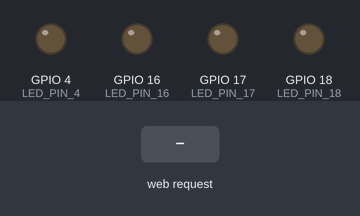
Simulated run of this sketch. Board: ESP32. On the bench: output pins drawn as LEDs (lit = HIGH). The test bench sets the inputs (shaded band). WiFi joins after 1.5 s; servers stay silent unless stated; what the sketch prints to the serial monitor is not drawn.

Above: at 2.7 s.
2.8 s: HTTP request GET /16/on received
At 3.2 s:
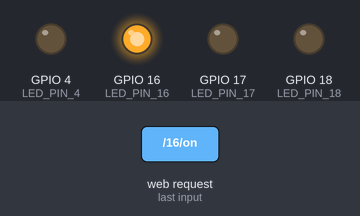
4.3 s: HTTP request GET /17/on received
At 5.5 s:
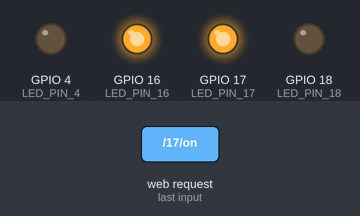
5.8 s: HTTP request GET /16/off received
At 6.7 s:
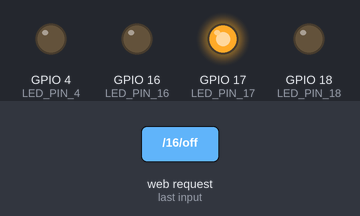
7.3 s: HTTP request GET /4/on received
At 7.8 s:
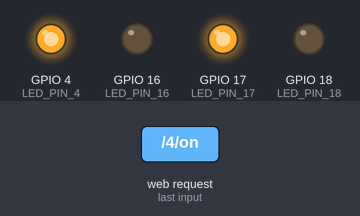
8.8 s: HTTP request GET /17/off received
At 10.0 s:
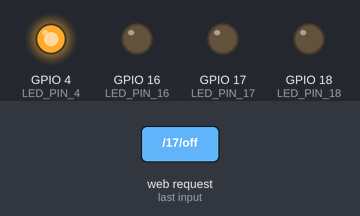
10.3 s: HTTP request GET /18/on received
At 11.3 s:
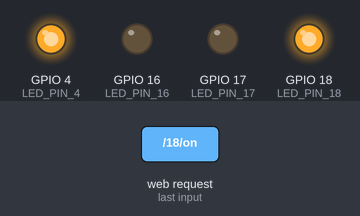
Timing chart, 0 to 12.8 s (numbered marks = the images above; inputs shaded):
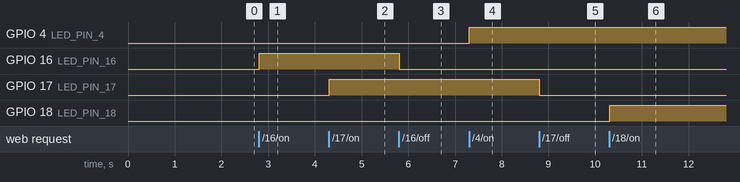

Measured:
- after the input at 2.8 s, GPIO 16 (LED_PIN_16): LOW → HIGH at once
- after the input at 4.3 s, GPIO 17 (LED_PIN_17): LOW → HIGH at once
- after the input at 5.8 s, GPIO 16 (LED_PIN_16): HIGH → LOW at once
- after the input at 7.3 s, GPIO 4 (LED_PIN_4): LOW → HIGH at once
- after the input at 8.8 s, GPIO 17 (LED_PIN_17): HIGH → LOW at once
- after the input at 10.3 s, GPIO 18 (LED_PIN_18): LOW → HIGH at once

The sketch:

ESP32-Web-Server.ino
```cpp
// Load Wi-Fi library
#include <WiFi.h>

// --- Network Configuration ---
// NOTE: This code is configured for standard Wi-Fi station mode (connecting to a router).
const char* ssid = "Landmark Wounder Estate";
const char* password = "iamagoodtenant";

// Set web server port number to 80
WiFiServer server(80);

// --- GPIO Pin Configuration ---
const int LED_PIN_16 = 16;
const int LED_PIN_17 = 17;
const int LED_PIN_4 = 4;
const int LED_PIN_18 = 18;

// Variables to store the current LED states
bool isLed16On = false;
bool isLed17On = false;
bool isLed4On = false;
bool isLed18On = false;

// --- HTTP Request & Timeout Variables ---
String header = "";
const long REQUEST_TIMEOUT_MS = 2000;
unsigned long previousDataTime = 0;


// --- HTML Web Page Template (Simplified for JS interaction) ---
const char* MAIN_WEBPAGE_HTML = R"rawliteral(
<!DOCTYPE html>
<html>
<head>
  <meta name="viewport" content="width=device-width, initial-scale=1">
  <link rel="icon" href="data:,">
  <title>Four-Device Dashboard</title>
  <style>
    html { font-family: monospace; text-align: center; }
    h1 { color: #333; }
    .device-card {
        border: 1px solid #ccc;
        padding: 20px;
        margin: 10px auto;
        width: 80%;
        max-width: 400px;
        box-shadow: 2px 2px 5px rgba(0,0,0,0.1);
    }
    .status { font-weight: bold; font-size: 1.5em; }
    .on { color: #4CAF50; }
    .off { color: #888888; }
  </style>
</head>
<body>
  <h1>Four-Device Monitoring Dashboard</h1>

  <div class="device-card">
    <h2>LED 16 (GPIO 16)</h2>
    <p>Status: <span id="led16Status" class="status">Waiting...</span></p>
    <p><a href="/16/on">ON</a> | <a href="/16/off">OFF</a></p>
  </div>

  <div class="device-card">
    <h2>LED 17 (GPIO 17)</h2>
    <p>Status: <span id="led17Status" class="status">Waiting...</span></p>
    <p><a href="/17/on">ON</a> | <a href="/17/off">OFF</a></p>
  </div>

  <div class="device-card">
    <h2>LED 4 (GPIO 4)</h2>
    <p>Status: <span id="led4Status" class="status">Waiting...</span></p>
    <p><a href="/4/on">ON</a> | <a href="/4/off">OFF</a></p>
  </div>

  <div class="device-card">
    <h2>LED 18 (GPIO 18)</h2>
    <p>Status: <span id="led18Status" class="status">Waiting...</span></p>
    <p><a href="/18/on">ON</a> | <a href="/18/off">OFF</a></p>
  </div>

  <script>
    // --- JavaScript for Periodic Status Update (AJAX/Fetch) ---
    function updateDashboard() {
        // Use Fetch API to request data from the new /status endpoint
        fetch('/status')
        .then(response => response.text())
        .then(data => {
            // Data format expected: "1,0,1,0" (16, 17, 4, 18)
            const [status16, status17, status4, status18] = data.split(',');

            // Reusable function to update status
            function setStatus(id, statusVal) {
                const element = document.getElementById(id);
                if (statusVal === '1') {
                    element.textContent = 'ON';
                    element.className = 'status on';
                } else {
                    element.textContent = 'OFF';
                    element.className = 'status off';
                }
            }

            // Update all four devices
            setStatus('led16Status', status16);
            setStatus('led17Status', status17);
            setStatus('led4Status', status4);
            setStatus('led18Status', status18);

        })
        .catch(error => console.error('Error fetching status:', error));
    }

    // Call the function immediately and then every 2 seconds
    updateDashboard();
    setInterval(updateDashboard, 2000);
  </script>
</body>
</html>
)rawliteral";


// Function to generate the HTML (now static, no processing needed)
String processHtml(bool led16State, bool led17State) {
  // Parameters are unused since the HTML is static and updates via JS.
  return MAIN_WEBPAGE_HTML;
}

// NEW FUNCTION: Handle the /status request (returns raw data)
void handleStatusRequest(WiFiClient client) {
  // Format: "status16,status17,status4,status18" (e.g., "1,0,1,0")
  String statusData =
      String(isLed16On ? 1 : 0) + "," +
      String(isLed17On ? 1 : 0) + "," +
      String(isLed4On ? 1 : 0) + "," +
      String(isLed18On ? 1 : 0);

  // Send HTTP Header for plain text
  client.println("HTTP/1.1 200 OK");
  client.println("Content-type:text/plain"); // Crucial: Tell the browser it's just text
  client.println("Connection: close");
  client.println();

  // Send only the status data
  client.print(statusData);
  client.println();
}

// --- SETUP ---
void setup() {
  Serial.begin(115200);

  // Set LED pins as OUTPUT and initialize them to LOW (off)
  pinMode(LED_PIN_16, OUTPUT);
  digitalWrite(LED_PIN_16, LOW);
  pinMode(LED_PIN_17, OUTPUT);
  digitalWrite(LED_PIN_17, LOW);
  pinMode(LED_PIN_4, OUTPUT);
  digitalWrite(LED_PIN_4, LOW);
  pinMode(LED_PIN_18, OUTPUT);
  digitalWrite(LED_PIN_18, LOW);

  // Connect to Wi-Fi
  Serial.print("Attempting to connect to SSID: ");
  Serial.println(ssid);
  WiFi.begin(ssid, password);

  // Wait for connection
  int attempts = 0;
  while (WiFi.status() != WL_CONNECTED) {
    delay(500);
    Serial.print(".");
    attempts++;

    // After 20 attempts (10 seconds), print the reason for failure
    if (attempts >= 20) {
      Serial.println("\nFailed to connect. Retrying...");
      Serial.print("Status: ");
      Serial.println(WiFi.status()); // Prints a status code (e.g., 6 for wrong password)
      attempts = 0; // Reset counter
    }
  }

  // Print IP address and start web server
  Serial.println("\n--- WiFi Connected ---");
  Serial.print("IP Address: ");
  Serial.println(WiFi.localIP());
  server.begin();
}

// --- LOOP ---
void loop() {
  WiFiClient client = server.available();

  if (client) {
    Serial.println("\nNew Client Connected.");
    header = "";
    String currentLine = "";
    previousDataTime = millis();

    while (client.connected() && (millis() - previousDataTime <= REQUEST_TIMEOUT_MS)) {
      if (client.available()) {
        char c = client.read();
        header += c;
        previousDataTime = millis();

        if (c == '\n') {
          if (currentLine.length() == 0) {
            // Found the end of the request header (blank line)

            // --- ROUTING LOGIC ---

            // 1. Handle Status Request (AJAX/Fetch)
            if (header.indexOf("GET /status") >= 0) {
              handleStatusRequest(client);
              break; // EXIT after sending status data

            // 2. Handle Control Requests (All 4 Devices)
            } else if (header.indexOf("GET /16/on") >= 0) {
              isLed16On = true;
              digitalWrite(LED_PIN_16, HIGH);
            } else if (header.indexOf("GET /16/off") >= 0) {
              isLed16On = false;
              digitalWrite(LED_PIN_16, LOW);
            } else if (header.indexOf("GET /17/on") >= 0) {
              isLed17On = true;
              digitalWrite(LED_PIN_17, HIGH);
            } else if (header.indexOf("GET /17/off") >= 0) {
              isLed17On = false;
              digitalWrite(LED_PIN_17, LOW);
            } else if (header.indexOf("GET /4/on") >= 0) {
              isLed4On = true;
              digitalWrite(LED_PIN_4, HIGH);
            } else if (header.indexOf("GET /4/off") >= 0) {
              isLed4On = false;
              digitalWrite(LED_PIN_4, LOW);
            } else if (header.indexOf("GET /18/on") >= 0) {
              isLed18On = true;
              digitalWrite(LED_PIN_18, HIGH);
            } else if (header.indexOf("GET /18/off") >= 0) {
              isLed18On = false;
              digitalWrite(LED_PIN_18, LOW);
            }

            // 3. Handle Root Page Request (Initial load, control redirects, and default)

            // Check for the root request or any request not handled above
            if (header.indexOf("GET / ") >= 0 || header.indexOf("GET /favicon.ico") >= 0
                || header.indexOf("GET /16") >= 0 || header.indexOf("GET /17") >= 0
                || header.indexOf("GET /4") >= 0 || header.indexOf("GET /18") >= 0 )
            {
                // Send HTTP Header for HTML
                client.println("HTTP/1.1 200 OK");
                client.println("Content-type:text/html");
                client.println("Connection: close");
                client.println();

                // Send the static HTML page with embedded JS
                String finalHtml = processHtml(isLed16On, isLed17On);
                client.print(finalHtml);
                client.println();

                // *** CRITICAL FIX: BREAK HERE TO AVOID STALLING ***
                break;
            }

          } else {
            // Not a blank line yet, clear the current line
            currentLine = "";
          }
        } else if (c != '\r') {
          // Add the character to currentLine to build the header line
          currentLine += c;
        }
      }
    }
    // This ensures the connection is immediately terminated once the loop is broken
    client.stop();
    Serial.println("Client Disconnected.");
  }
}
```
